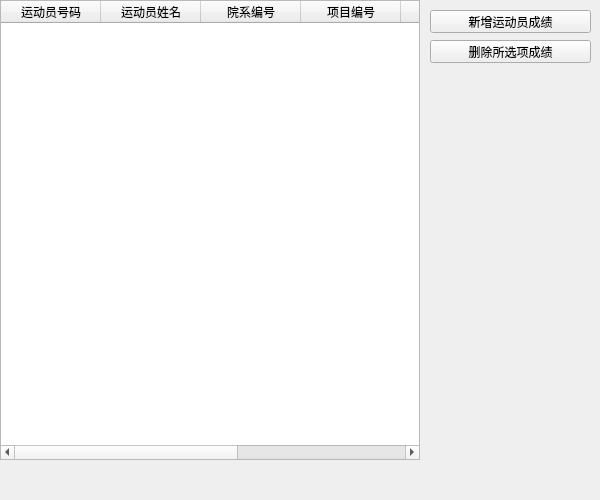
<?xml version="1.0" encoding="UTF-8"?>
<ui version="4.0">
 <class>referee_submit_results</class>
 <widget class="QWidget" name="referee_submit_results">
  <property name="geometry">
   <rect>
    <x>0</x>
    <y>0</y>
    <width>600</width>
    <height>500</height>
   </rect>
  </property>
  <property name="windowTitle">
   <string>referee_submit_results</string>
  </property>
  <widget class="QTableWidget" name="tableWidget">
   <property name="geometry">
    <rect>
     <x>0</x>
     <y>0</y>
     <width>420</width>
     <height>460</height>
    </rect>
   </property>
   <column>
    <property name="text">
     <string>运动员号码</string>
    </property>
   </column>
   <column>
    <property name="text">
     <string>运动员姓名</string>
    </property>
   </column>
   <column>
    <property name="text">
     <string>院系编号</string>
    </property>
   </column>
   <column>
    <property name="text">
     <string>项目编号</string>
    </property>
   </column>
   <column>
    <property name="text">
     <string>分数</string>
    </property>
   </column>
   <column>
    <property name="text">
     <string>名次</string>
    </property>
   </column>
   <column>
    <property name="text">
     <string>状态</string>
    </property>
   </column>
  </widget>
  <widget class="QPushButton" name="pushButton">
   <property name="geometry">
    <rect>
     <x>430</x>
     <y>10</y>
     <width>161</width>
     <height>23</height>
    </rect>
   </property>
   <property name="text">
    <string>新增运动员成绩</string>
   </property>
  </widget>
  <widget class="QPushButton" name="pushButton_2">
   <property name="geometry">
    <rect>
     <x>430</x>
     <y>40</y>
     <width>161</width>
     <height>23</height>
    </rect>
   </property>
   <property name="text">
    <string>删除所选项成绩</string>
   </property>
  </widget>
 </widget>
 <resources/>
 <connections>
  <connection>
   <sender>pushButton</sender>
   <signal>clicked()</signal>
   <receiver>referee_submit_results</receiver>
   <slot>slot1()</slot>
   <hints>
    <hint type="sourcelabel">
     <x>489</x>
     <y>21</y>
    </hint>
    <hint type="destinationlabel">
     <x>479</x>
     <y>113</y>
    </hint>
   </hints>
  </connection>
  <connection>
   <sender>pushButton_2</sender>
   <signal>clicked()</signal>
   <receiver>referee_submit_results</receiver>
   <slot>slot2()</slot>
   <hints>
    <hint type="sourcelabel">
     <x>540</x>
     <y>55</y>
    </hint>
    <hint type="destinationlabel">
     <x>477</x>
     <y>149</y>
    </hint>
   </hints>
  </connection>
 </connections>
 <slots>
  <slot>slot1()</slot>
  <slot>slot2()</slot>
 </slots>
</ui>
